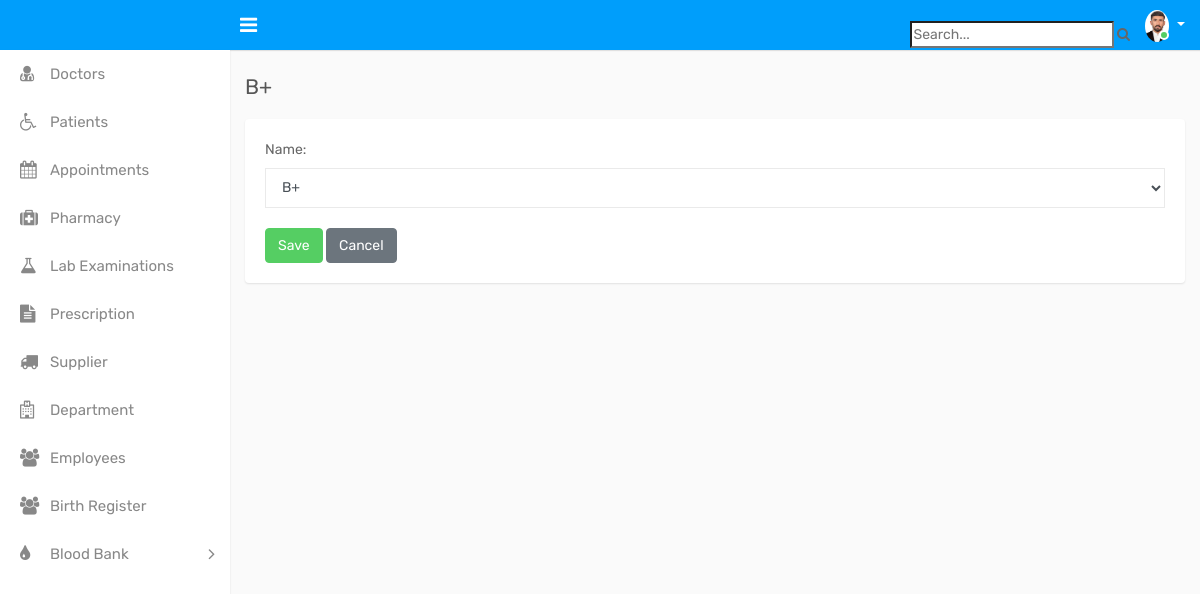
The app's page /groups/3/edit/, older data.
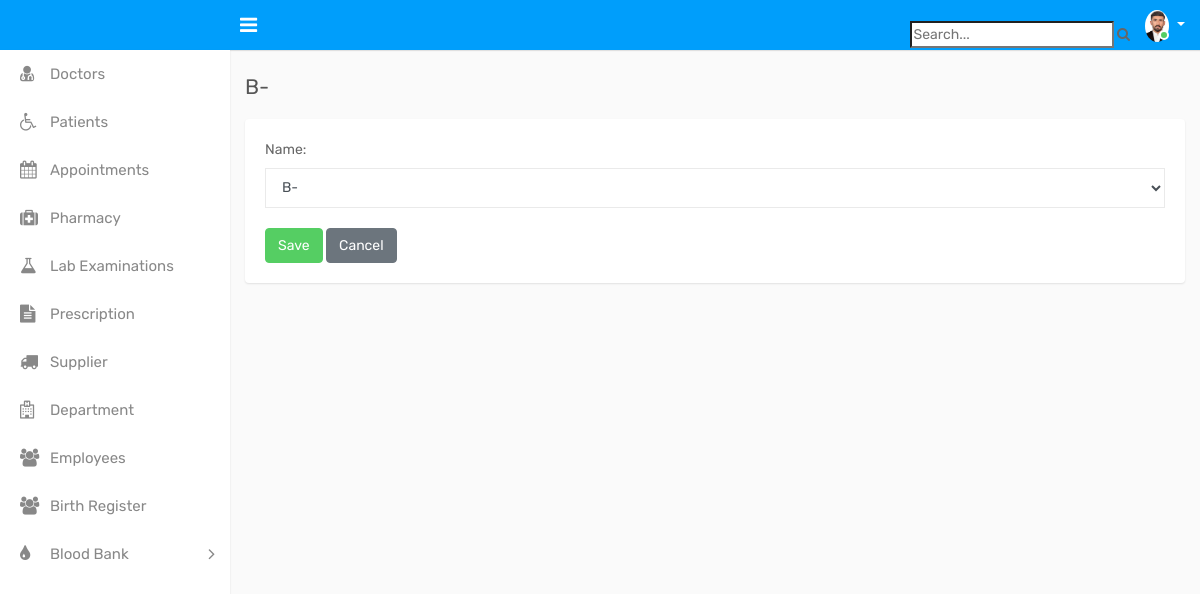
The same page, newer data.
### pharmacy/models.py (models this page shows)
class BloodGroup(models.Model):
    BLOOD_TYPES = [
        ("A+", "A+"), ("A-", "A-"),
        ("B+", "B+"), ("B-", "B-"),
        ("O+", "O+"), ("O-", "O-"),
        ("AB+", "AB+"), ("AB-", "AB-"),
    ]
    name = models.CharField(max_length=5, choices=BLOOD_TYPES, unique=True)
    def __str__(self):
        return self.name

### pharmacy/views.py (the view)
# urls.py: path("groups/<int:pk>/edit/", views.BloodGroupUpdateView.as_view(), name="blood_group_edit"),
class BloodGroupUpdateView(UpdateView):
    model = BloodGroup
    form_class = BloodGroupForm
    template_name = "blood/blood_group_form.html"
    success_url = reverse_lazy("blood_group_list")

### pharmacy/forms.py
class BloodGroupForm(forms.ModelForm):
    class Meta:
        model = BloodGroup
        fields = '__all__'
        widgets = {
            'name': forms.Select(attrs={"class": "form-control"}),
        }

### pharmacy/templatetags/group_tags.py (called while the page is built)
@register.filter(name='has_group')
def has_group(user, group_name):
    return user.groups.filter(name=group_name).exists()

### pharmacy/templates/blood/blood_group_form.html (shortened to what this page needs)
{% extends "base.html" %}
{% block content %}
<div class="page-wrapper">
  <div class="container mt-4">
    <div class="page-header">
      <h4 class="page-title">{{ view.object|default:"Add / Edit Blood Group" }}</h4>
    </div>
    <div class="card">
      <div class="card-body">
        <form method="post">
          <div class="form-group">
            {{ form.name.label_tag }}
            {{ form.name }}
          </div>
          <div class="mt-3">
            <button class="btn btn-success">Save</button>
            <a href="{% url 'blood_group_list' %}" class="btn btn-secondary ms-2">Cancel</a>
          </div>
        </form>
      </div>
    </div>
  </div>
</div>
{% endblock %}

Row changes from the older to the newer data that the page shows:
changed BloodGroup: object "B+" → "B-"; name "B+" → "B-"
